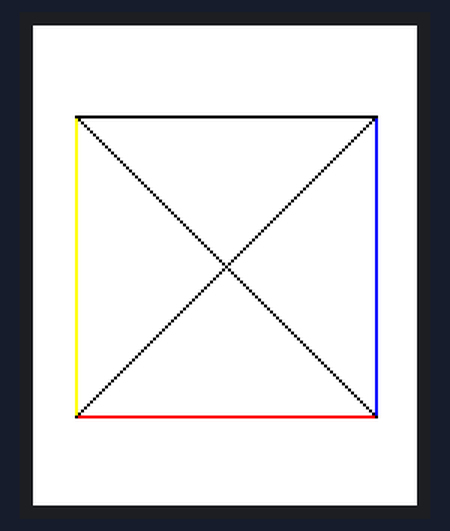
A sketch run on a simulated Arduino Uno, built with avr-gcc and run on an emulated ATmega328P. On the bench: 128×160 colour display.

Above: at 0.2 s.

The sketch:

Ej14_drawLine.ino
```cpp
#include <SPI.h>
#include <Adafruit_GFX.h>    // Core graphics library
#include <Adafruit_ST7735.h> // Hardware-specific library

// These definitions map display functions to the Adduino UNO display header pins
#define sclk 15
#define mosi 16
#define cs   7
#define dc   6
#define rst  5

// Assign human-readable names to some common 16-bit color values:
  #define BLACK 0x0000
  #define WHITE 0xFFFF
  #define BLUE 0x001F
  #define GREEN   0x07E0
  #define YELLOW 0xFFE0
  #define RED     0xF800
  #define BROWN 0x99AA66
  #define CYAN    0x07FF
  #define MAGENTA 0xF81F

//Declaracion objeto TFT
Adafruit_ST7735 tft = Adafruit_ST7735(cs, dc, rst);


int width, height;

void setup() {
  Serial.begin(9600);
  tft.initR(INITR_BLACKTAB); // Tab Label for ST7735 TFT Screen (INITR_GREENTAB 0x0, INITR_REDTAB 0x1, INITR_BLACKTAB 0x2)

  tft.setRotation(0);
  tft.fillScreen(WHITE);

  width = tft.width();
  height = tft.height();

  // Una linea requiere de 5 parametros. Posicion inicial y posicion final
  // Posicion inicial X0 --> Direccion horizontal (De izquierda a derecha)
  // Posicion inicial Y0 --> Direccion vertical (De arriba a abajo)
  // Posicion inicial Xf --> Direccion horizontal (De izquierda a derecha)
  // Posicion inicial Yf --> Direccion vertical (De arriba a abajo)
  // Color --> En hexadecimal

  // Hay que dibujar un cuadrado de lado 100 pixeles en el centro con una cruz en su interior que conecte sus esquinas

  // Definimos las coordenadoas de los 4 puntos que definen el cuadrado

  // Hay que dibujar 6 lineas. 4 para realizar un cuadrado y 2 para la cruz
  int length = 100;

  int X1 = (width-length)/2;
  int Y1 = (height-length)/2;
  int X2 = (width+length)/2;
  int Y2 = (height-length)/2;
  int X3 = (width+length)/2;
  int Y3 = (height+length)/2;
  int X4 = (width-length)/2;
  int Y4 = (height+length)/2;

  //Lineas de aristas
  tft.drawLine(X1,Y1,X2,Y2,BLACK);
  tft.drawLine(X2,Y2,X3,Y3,BLUE);
  tft.drawLine(X3,Y3,X4,Y4,RED);
  tft.drawLine(X4,Y4,X1,Y1,YELLOW);

  //Lineas diagonales
  tft.drawLine(X1,Y1,X3,Y3,BLACK);
  tft.drawLine(X2,Y2,X4,Y4,BLACK);

}


void loop() {

}
```
